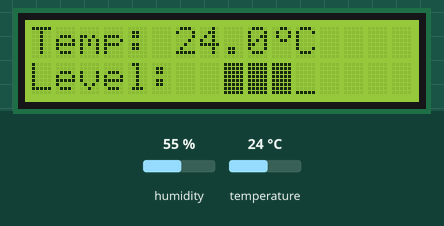
Recording of a sketch running on a simulated Arduino Uno, built with avr-gcc and run on an emulated ATmega328P. Parts: 16×2 character LCD. Inputs (shaded band) come from the test bench; at power-on: temperature 24 °C, humidity 55 %. What the sketch prints to the serial monitor is not drawn.

Above: at 3.9 s.
4.0 s: temperature set to 12 °C
At 8.1 s:
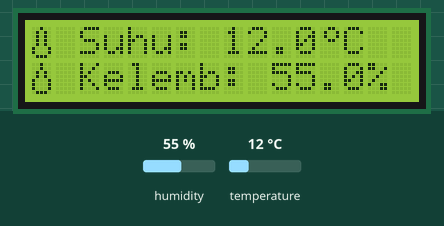
8.3 s: temperature set to 28 °C
At 9.44 s:
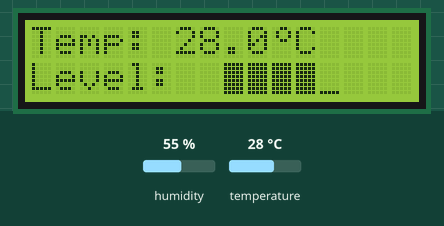
12.4 s: temperature set to 41 °C
At 15.87 s:
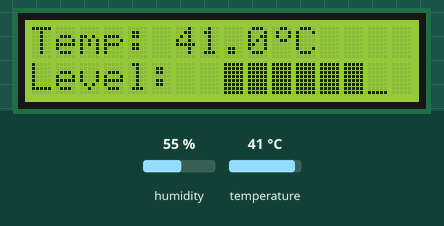
18.2 s: temperature set to 33 °C
At 19.07 s:
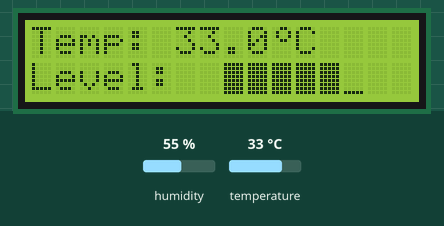
22.3 s: temperature set to 15 °C
At 25.49 s:
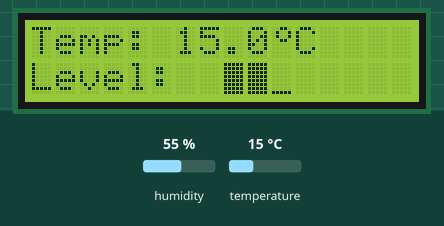
27.8 s: humidity set to 22 %
At 31.3 s:
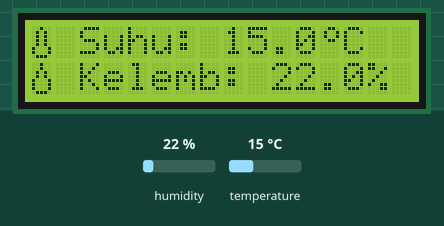

The sketch:

sketch.ino
```cpp
#include <DHT.h>
#include <LiquidCrystal_I2C.h>
#include <Wire.h>

#define DHTPIN 2       // Pin data DHT22 terhubung ke pin 2
#define DHTTYPE DHT22  // Menggunakan sensor DHT22

DHT dht(DHTPIN, DHTTYPE);
LiquidCrystal_I2C lcd(0x27, 16, 2);  // Alamat I2C 0x27, LCD 16x2

// Karakter khusus
byte termometer[8] = {
  0b00100,
  0b01010,
  0b01010,
  0b01010,
  0b01010,
  0b10001,
  0b10001,
  0b01110
};

byte tetesan[8] = {
  0b00100,
  0b00100,
  0b01010,
  0b01010,
  0b10001,
  0b10001,
  0b10001,
  0b01110
};

byte derajat[8] = {
  0b00110,
  0b01001,
  0b01001,
  0b00110,
  0b00000,
  0b00000,
  0b00000,
  0b00000
};

byte animasi[4][8] = {
  {0b00000, 0b00000, 0b00000, 0b00000, 0b00000, 0b00000, 0b00000, 0b11111},
  {0b00000, 0b00000, 0b00000, 0b00000, 0b00000, 0b00000, 0b11111, 0b11111},
  {0b00000, 0b00000, 0b00000, 0b00000, 0b00000, 0b11111, 0b11111, 0b11111},
  {0b00000, 0b00000, 0b00000, 0b00000, 0b11111, 0b11111, 0b11111, 0b11111}
};

int displayMode = 0;
unsigned long lastUpdate = 0;
int animStep = 0;

void setup() {
  Serial.begin(9600);
  dht.begin();
  lcd.init();
  lcd.backlight();

  // Buat karakter khusus
  lcd.createChar(0, termometer);
  lcd.createChar(1, tetesan);
  lcd.createChar(2, derajat);
  lcd.createChar(4, animasi[0]);

  // Animasi pembuka
  tampilkanAnimasiPembuka();
}

void loop() {
  unsigned long currentMillis = millis();

  // Update setiap 1600ms (seperti kode asli)
  if (currentMillis - lastUpdate >= 1600) {
    lastUpdate = currentMillis;

    float kelembaban = dht.readHumidity();
    float suhu = dht.readTemperature();

    if (isnan(kelembaban) || isnan(suhu)) {
      lcd.clear();
      lcd.setCursor(0, 0);
      lcd.print("Sensor Error!");
      return;
    }

    // Ganti mode tampilan setiap update (hanya 2 mode)
    displayMode = (displayMode + 1) % 2;

    switch(displayMode) {
      case 0:
        tampilkanModeBiasa(suhu, kelembaban);
        break;
      case 1:
        tampilkanModeBar(suhu, kelembaban);
        break;
    }

    // Output ke Serial Monitor
    Serial.print("Suhu: ");
    Serial.print(suhu);
    Serial.print(" °C, Kelembaban: ");
    Serial.print(kelembaban);
    Serial.println(" %");
  }

  // Animasi bar (update lebih cepat)
  if (displayMode == 1 && (currentMillis - lastUpdate >= 500)) {
    updateAnimasiBar(dht.readTemperature());
  }
}

void tampilkanAnimasiPembuka() {
  lcd.clear();
  lcd.setCursor(4, 0);
  lcd.print("DIGITAL");
  lcd.setCursor(2, 1);
  lcd.print("THERMOMETER");
  delay(1000);

  // Animasi loading
  lcd.clear();
  lcd.setCursor(0, 0);
  lcd.print("Initializing...");
  for (int i = 0; i < 16; i++) {
    lcd.setCursor(i, 1);
    lcd.write(255); // Karakter blok penuh
    delay(100);
  }

  lcd.clear();
}

void tampilkanModeBiasa(float suhu, float kelembaban) {
  lcd.clear();
  lcd.setCursor(0, 0);
  lcd.write(0); // Ikon termometer
  lcd.print(" Suhu: ");
  lcd.print(suhu, 1);
  lcd.write(2); // Simbol derajat
  lcd.print("C");

  lcd.setCursor(0, 1);
  lcd.write(1); // Ikon tetesan
  lcd.print(" Kelemb: ");
  lcd.print(kelembaban, 1);
  lcd.print("%");
}

void tampilkanModeBar(float suhu, float kelembaban) {
  lcd.clear();
  lcd.setCursor(0, 0);
  lcd.print("Temp: ");
  lcd.print(suhu, 1);
  lcd.write(2);
  lcd.print("C");

  lcd.setCursor(0, 1);
  lcd.print("Level: ");

  // Posisi awal bar
  animStep = 0;
  updateAnimasiBar(suhu);
}

void updateAnimasiBar(float suhu) {
  // Update animasi bar
  lcd.createChar(4, animasi[animStep]);
  animStep = (animStep + 1) % 4;

  // Buat bar berdasarkan suhu
  int barLength = map(suhu, 0, 50, 0, 8);
  lcd.setCursor(8, 1);
  for (int i = 0; i < barLength; i++) {
    lcd.write(255); // Karakter blok penuh
  }

  if (barLength < 8) {
    lcd.setCursor(8 + barLength, 1);
    lcd.write(4); // Karakter animasi
  }
}
```

Measured:
- after the input at 4.0 s, the display: first differs from a run without the input after 2.0 s (image 1 shows a later state)
- after the input at 8.3 s, the display: changes after 0.91 s (image 2)
- after the input at 12.4 s, the display: first differs from a run without the input after 3.2 s (image 3)
- after the input at 18.2 s, the display: changes after 0.64 s (image 4)
- after the input at 22.3 s, the display: first differs from a run without the input after 3.0 s (image 5)
